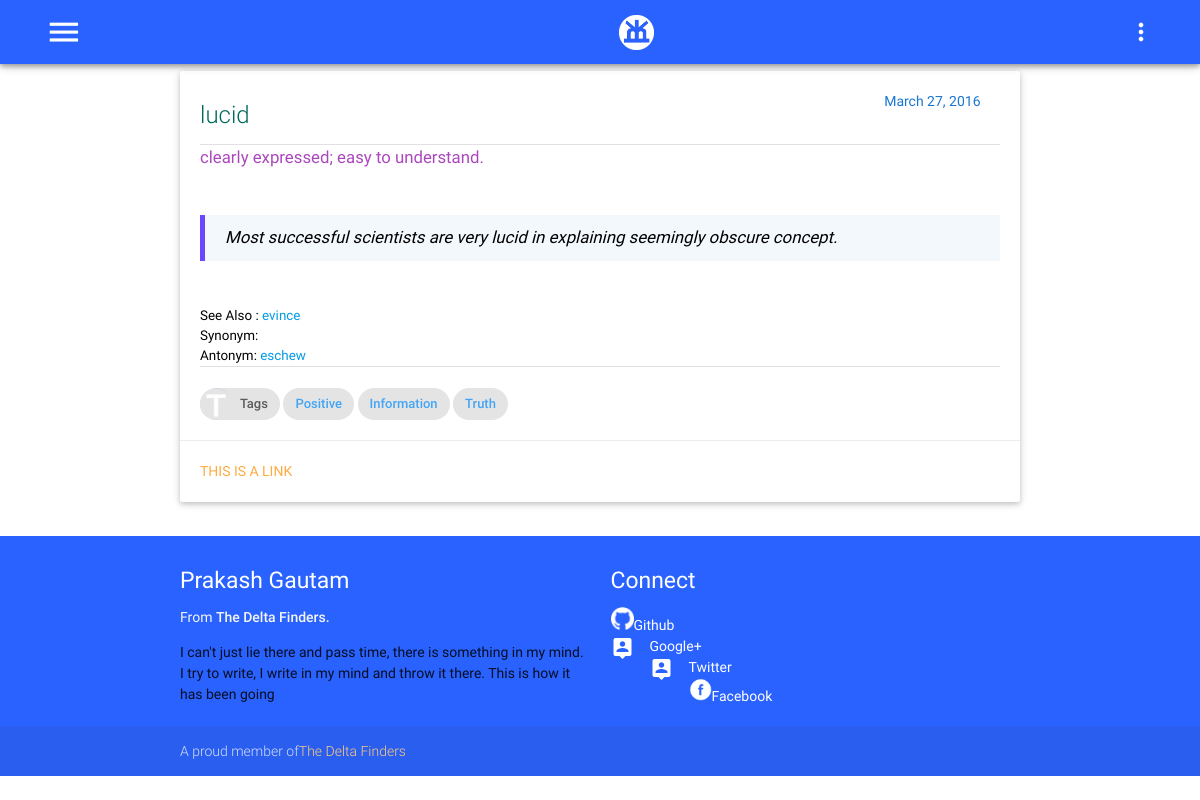
The app's page /gre/meaning/lucid with its own data.
### gre/models.py (models this page shows)
class Vocab(models.Model):
    word = models.CharField(max_length=25,unique=True)
    meaning = models.CharField(max_length=250)
    sentences = models.TextField();
    createdate = models.DateTimeField(auto_now_add=True)
    updatedate = models.DateTimeField(auto_now=True)
    category = models.ManyToManyField('Tag',blank=False)
    source = models.ManyToManyField('Source',blank=False)
    synonym = models.ManyToManyField('Vocab',  blank=True, related_name="%(app_label)s_%(class)s_related_synonym")
    antonym = models.ManyToManyField('Vocab',  blank=True, related_name="%(app_label)s_%(class)s_related_antonym")
    seealso = models.ManyToManyField('Vocab',  blank=True, related_name="%(app_label)s_%(class)s_related_see_also" )
    def __str__(self):
        return self.word

class Tag(models.Model):
    tagname = models.CharField(max_length=200,unique=True)
    def __str__(self):
        return self.tagname

### gre/views.py (the view)
# urls.py: url(r'^meaning/(?P<pword>[a-z]+)$', views.GreMeaning.as_view(), name='meaning'),
class GreMeaning(View):
    def get(self,request,pword):
        currentword = get_object_or_404(Vocab,word = pword)
        template = loader.get_template('gre/meaning.html')
        context = {
            'pword':pword,
            'currentword': currentword
        }
        return HttpResponse(template.render(context,request))

### gre/templates/gre/meaning.html (shortened to what this page needs)
{%extends "base.html" %}
{%load staticfiles %}
{%block bodycontent %}
<div class="container">
<div class="row">
    <div class="col l12 s12 m12">
      <div class="card">
        <div class="card-content black-text">
          <div class="row">
              <div class="col s12 m8 l10">
                  <span class="card-title teal-text text-darken-3" style="font-size: 2em:text-align:center;">
                      {{currentword.word}}
                  </span>
              </div>
              <div class="col s12 m4  l2">
                  <span class="blue-text text-darken-2" style="text-align: right;">{{currentword.createdate|date:"F j, Y"}}</span>
              </div>
            </div>
            <div class="divider"></div>
            <div class="content" style="text-align: justify; font-size: 1.2em">
            <p>
            <div class="purple-text text-lighten-1">{{currentword.meaning}}</div>  <br/>
            <div class="black-text text-lighten-3"><i><blockquote>{{currentword.sentences|linebreaksbr}}</blockquote></i></div>  <br/>
            <div style="font-size:0.8em">
                {% if currentword.seealso %}
                    See Also :
                    {% for see in currentword.seealso.all %}
                    <a href="{% url 'gre:meaning' see %}">{{see}}</a>&nbsp;&nbsp;&nbsp;
                    {% endfor %}
                    <br/>
                {% endif %}
                {% if currentword.synonym %}
                    Synonym:
                    <br/>
                {% endif %}
                {% if currentword.antonym %}
                    Antonym:
                    {% for see in currentword.antonym.all%}
                    <a href="{% url 'gre:meaning' see %}">{{see}}</a>&nbsp;&nbsp;&nbsp;
                    {% endfor %}
                {% endif %}
            </div>
            </p>
          </div>
          <div class="divider"></div>
          <br/>
          <a href="{% url 'gre:alltag' %}">
          <div class="chip">
                <img src="{%static 'images/capital-t.png'%}" alt="Tags">
                Tags
          </div>
          </a>
          {%for tag in currentword.category.all %}
          <a href="{% url 'gre:tag' tag %}"><div class="chip blue-text text-lighten-1">{{tag}}</div></a>
          {%endfor %}
        </div>
        <div class="card-action">
          <a href="#">This is a link</a>
        </div>
      </div>
    </div>
</div>
</div>
{%endblock bodycontent %}

### static/css/style.css (style rules this page uses)
html { font-size: 14px; }
blockquote { background: rgba(124, 171, 231, 0.09); border-left: 5px solid rgba(73, 27, 255, 0.8); padding: 10px; padding-left: 20px }
.row { margin-bottom: 5px; }

### records on screen
Vocab: word "lucid", createdate "March 27, 2016", meaning "clearly expressed; easy to understand.", sentences "Most successful scientists are very lucid in explaining seemingly obscure concept."
Vocab: word "evince"
Vocab: word "eschew"
Tag: tagname "Positive"
Tag: tagname "Information"
Tag: tagname "Truth"
